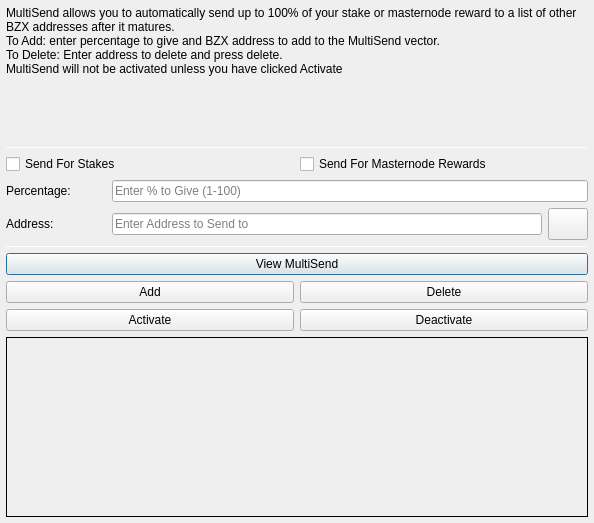
<?xml version="1.0" encoding="UTF-8"?>
<ui version="4.0">
 <class>MultiSendDialog</class>
 <widget class="QDialog" name="MultiSendDialog">
  <property name="windowModality">
   <enum>Qt::NonModal</enum>
  </property>
  <property name="geometry">
   <rect>
    <x>0</x>
    <y>0</y>
    <width>594</width>
    <height>523</height>
   </rect>
  </property>
  <property name="windowTitle">
   <string>MultiSend</string>
  </property>
  <layout class="QVBoxLayout" name="verticalLayout" stretch="0">
   <property name="leftMargin">
    <number>6</number>
   </property>
   <property name="topMargin">
    <number>6</number>
   </property>
   <property name="rightMargin">
    <number>6</number>
   </property>
   <property name="bottomMargin">
    <number>6</number>
   </property>
   <item>
    <layout class="QVBoxLayout" name="verticalLayout_Main" stretch="1,1,1,1,1,1">
     <item>
      <widget class="QLabel" name="label_2">
       <property name="lineWidth">
        <number>1</number>
       </property>
       <property name="text">
        <string>MultiSend allows you to automatically send up to 100% of your stake or masternode reward to a list of other BZX addresses after it matures.
To Add: enter percentage to give and BZX address to add to the MultiSend vector.
To Delete: Enter address to delete and press delete.
MultiSend will not be activated unless you have clicked Activate</string>
       </property>
       <property name="alignment">
        <set>Qt::AlignLeading|Qt::AlignLeft|Qt::AlignTop</set>
       </property>
       <property name="wordWrap">
        <bool>true</bool>
       </property>
      </widget>
     </item>
     <item>
      <widget class="Line" name="line">
       <property name="minimumSize">
        <size>
         <width>0</width>
         <height>1</height>
        </size>
       </property>
       <property name="maximumSize">
        <size>
         <width>16777215</width>
         <height>1</height>
        </size>
       </property>
       <property name="orientation">
        <enum>Qt::Horizontal</enum>
       </property>
      </widget>
     </item>
     <item>
      <layout class="QVBoxLayout" name="verticalLayout_Settings">
       <item>
        <layout class="QHBoxLayout" name="horizontalLayout">
         <item>
          <widget class="QCheckBox" name="multiSendStakeCheckBox">
           <property name="text">
            <string>Send For Stakes</string>
           </property>
          </widget>
         </item>
         <item>
          <widget class="QCheckBox" name="multiSendMasternodeCheckBox">
           <property name="text">
            <string>Send For Masternode Rewards</string>
           </property>
          </widget>
         </item>
        </layout>
       </item>
       <item>
        <layout class="QHBoxLayout" name="horizontalLayout_6">
         <item>
          <widget class="QLabel" name="label">
           <property name="minimumSize">
            <size>
             <width>100</width>
             <height>0</height>
            </size>
           </property>
           <property name="toolTip">
            <string>Percentage of stake to send</string>
           </property>
           <property name="text">
            <string>Percentage:</string>
           </property>
          </widget>
         </item>
         <item>
          <widget class="QLineEdit" name="multiSendPercentEdit">
           <property name="toolTip">
            <string>Enter whole numbers 1 - 100</string>
           </property>
           <property name="placeholderText">
            <string>Enter % to Give (1-100)</string>
           </property>
          </widget>
         </item>
        </layout>
       </item>
       <item>
        <layout class="QHBoxLayout" name="horizontalLayout_7">
         <item>
          <widget class="QLabel" name="label_5">
           <property name="minimumSize">
            <size>
             <width>100</width>
             <height>0</height>
            </size>
           </property>
           <property name="toolTip">
            <string>Address to send portion of stake to</string>
           </property>
           <property name="text">
            <string>Address:</string>
           </property>
          </widget>
         </item>
         <item>
          <widget class="QLineEdit" name="multiSendAddressEdit">
           <property name="toolTip">
            <string/>
           </property>
           <property name="placeholderText">
            <string>Enter Address to Send to</string>
           </property>
          </widget>
         </item>
         <item>
          <widget class="QPushButton" name="addressBookButton">
           <property name="maximumSize">
            <size>
             <width>16777215</width>
             <height>32</height>
            </size>
           </property>
           <property name="toolTip">
            <string>Choose an address from the address book</string>
           </property>
           <property name="text">
            <string/>
           </property>
           <property name="icon">
            <iconset resource="../buzzexcoin.qrc">
             <normaloff>:/icons/address-book</normaloff>:/icons/address-book</iconset>
           </property>
           <property name="shortcut">
            <string>Alt+A</string>
           </property>
           <property name="autoDefault">
            <bool>false</bool>
           </property>
          </widget>
         </item>
        </layout>
       </item>
      </layout>
     </item>
     <item>
      <widget class="Line" name="line_2">
       <property name="minimumSize">
        <size>
         <width>0</width>
         <height>1</height>
        </size>
       </property>
       <property name="maximumSize">
        <size>
         <width>16777215</width>
         <height>1</height>
        </size>
       </property>
       <property name="orientation">
        <enum>Qt::Horizontal</enum>
       </property>
      </widget>
     </item>
     <item>
      <layout class="QVBoxLayout" name="verticalLayout_Buttons">
       <item>
        <layout class="QHBoxLayout" name="horizontalLayout_4">
         <item>
          <widget class="QPushButton" name="viewButton">
           <property name="toolTip">
            <string/>
           </property>
           <property name="statusTip">
            <string>View MultiSend Vector</string>
           </property>
           <property name="text">
            <string>View MultiSend</string>
           </property>
          </widget>
         </item>
        </layout>
       </item>
       <item>
        <layout class="QHBoxLayout" name="horizontalLayout_2">
         <item>
          <widget class="QPushButton" name="addButton">
           <property name="toolTip">
            <string/>
           </property>
           <property name="statusTip">
            <string>Add to MultiSend Vector</string>
           </property>
           <property name="text">
            <string>Add</string>
           </property>
          </widget>
         </item>
         <item>
          <widget class="QPushButton" name="deleteButton">
           <property name="toolTip">
            <string/>
           </property>
           <property name="statusTip">
            <string>Delete Address From MultiSend Vector</string>
           </property>
           <property name="text">
            <string>Delete</string>
           </property>
          </widget>
         </item>
        </layout>
       </item>
       <item>
        <layout class="QHBoxLayout" name="horizontalLayout_5">
         <item>
          <widget class="QPushButton" name="activateButton">
           <property name="statusTip">
            <string>Activate MultiSend</string>
           </property>
           <property name="text">
            <string>Activate</string>
           </property>
          </widget>
         </item>
         <item>
          <widget class="QPushButton" name="disableButton">
           <property name="statusTip">
            <string>Deactivate MultiSend</string>
           </property>
           <property name="text">
            <string>Deactivate</string>
           </property>
          </widget>
         </item>
        </layout>
       </item>
      </layout>
     </item>
     <item>
      <widget class="QLabel" name="message">
       <property name="minimumSize">
        <size>
         <width>0</width>
         <height>180</height>
        </size>
       </property>
       <property name="frameShape">
        <enum>QFrame::Panel</enum>
       </property>
       <property name="frameShadow">
        <enum>QFrame::Plain</enum>
       </property>
       <property name="lineWidth">
        <number>1</number>
       </property>
       <property name="midLineWidth">
        <number>1</number>
       </property>
       <property name="text">
        <string/>
       </property>
       <property name="alignment">
        <set>Qt::AlignLeading|Qt::AlignLeft|Qt::AlignTop</set>
       </property>
       <property name="wordWrap">
        <bool>true</bool>
       </property>
      </widget>
     </item>
    </layout>
   </item>
  </layout>
 </widget>
 <resources>
  <include location="../buzzexcoin.qrc"/>
 </resources>
 <connections/>
</ui>
